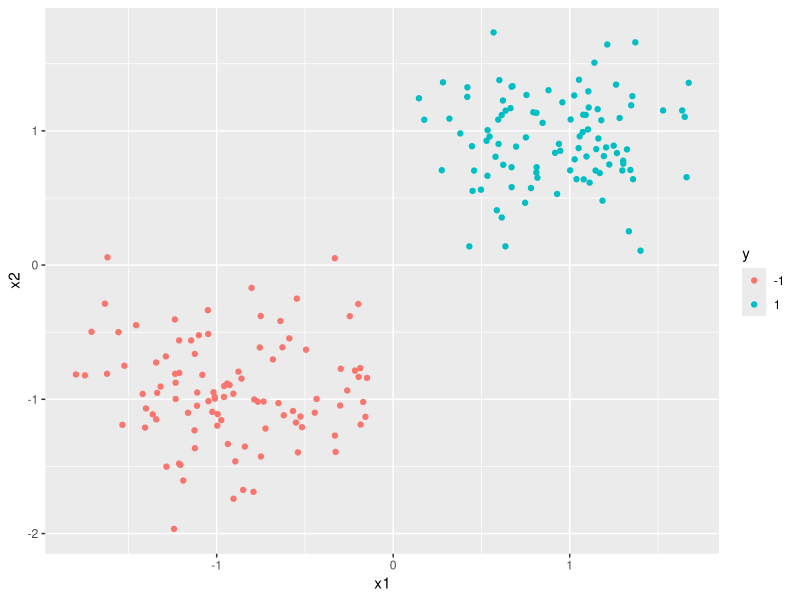
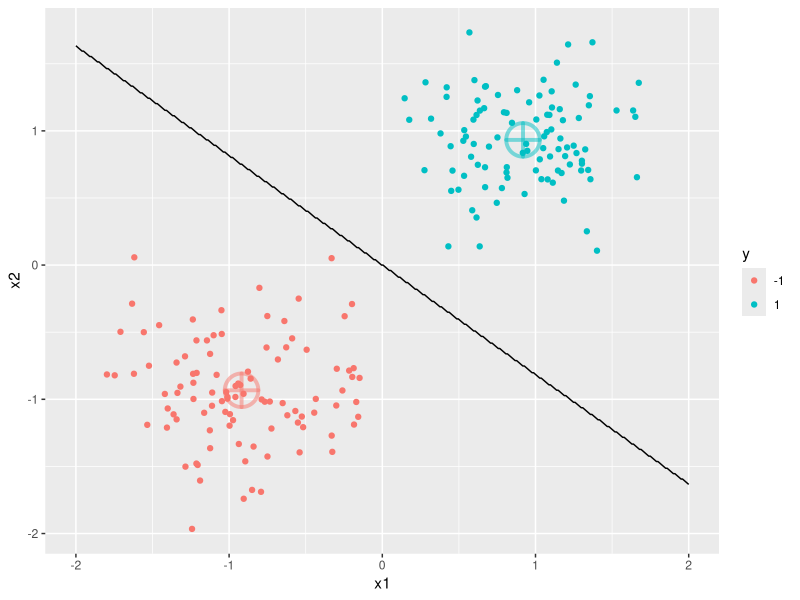

Write R code to recreate these figures, in order. (Note: this script raises an error after producing the figures.)
## ---- chunk 1
knitr::opts_chunk$set(fig.width=6, cache=TRUE)
## ---- chunk 2
set.seed(2)
n <- 100
x1 <- c(rnorm(n),rnorm(n,5))
x2 <- c(rnorm(n),rnorm(n,5))
x1 <- scale(x1)
x2 <- scale(x2)
y <- factor(rep(c(-1,1),each=n))
dat <- data.frame(y,x1,x2)
library(ggplot2)
ggplot(dat, aes(x1,x2,col=y)) + geom_point()
## ---- chunk 3
library(caret)
x <- data.frame(x1,x2)
lfit <- train(x, y, method="lda")
coefs <- lfit$finalModel$scaling
means <- data.frame(lfit$finalModel$means, y=factor(c(-1,1)))
s <- seq(from=-2,to=2,length=400)
grid <- expand.grid(x1=s,x2=s)
grid$y <- as.numeric(predict(lfit, newdata=grid))
ggplot(dat, aes(x1,x2,col=y)) + geom_point() +
  geom_point(data=means,shape=10,size=10,stroke=2,alpha=.5,show.legend=FALSE) +
  geom_contour(data=grid, aes(x1,x2,z=y), breaks=1.5, col="black")
## ---- chunk 4
fit <- train(x, y, method="svmLinear", tuneGrid=data.frame(C=100))
alpha <- fit$finalModel@alpha[[1]]
sv <- as.data.frame(x[fit$finalModel@SVindex,]) # the "support vectors"
sv.y <- 2 * (as.numeric(y[fit$finalModel@SVindex]) - 1.5)
w <- colSums(alpha * sv.y * as.matrix(sv))
b <- fit$finalModel@b
grid <- expand.grid(x1=s,x2=s)
grid$y.cont <- (as.matrix(grid[,1:2]) %*% w - b)[,1]
ggplot(dat, aes(x1,x2,col=y)) + geom_point() + 
  geom_point(data=sv, col="black", size=5, shape=21) +
  geom_contour(data=grid, aes(x1,x2,z=y.cont), breaks=c(-1,0,1), col="black")
## ---- chunk 5
rfit <- train(x, y, method="svmRadial")
rsv <- as.data.frame(x[rfit$finalModel@SVindex,])
grid <- expand.grid(x1=s,x2=s)
grid$y <- predict(rfit, newdata=grid)
grid$yy <- 2*(as.numeric(grid$y) - 1.5)
ggplot(dat, aes(x1,x2,col=y)) + geom_point() + 
  geom_point(data=rsv, col="black", size=5, shape=21) +
  geom_contour(data=grid, aes(x1,x2,z=yy), breaks=0, col="black") +
  geom_raster(data=grid, aes(x1,x2,fill=y), alpha=.2)
## ---- chunk 6
library(quadprog)
# min_w,b wT w s.t. y_i (w x_i - b) >= 1
# quadprog gives:
# min_b 1/2 bT D b s.t. AT b >= b0
yy <- 2 * (as.numeric(y) - 1.5) # {-1,1}
n <- length(y)
p <- ncol(x)
D <- matrix(0, nrow=p+1, ncol=p+1)
diag(D) <- 1
D[p+1,p+1] <- 1e-6
d <- numeric(p+1)
AT <- cbind(as.matrix(x), rep(-1, n))
A <- t(AT * yy)
b0 <- rep(1, n)
wb <- solve.QP(D,d,A,b0)
## ---- chunk 7
w <- wb$solution[1:p]
b <- wb$solution[p+1]
ggplot(dat, aes(x1,x2,col=y)) + geom_point() +
  geom_abline(intercept=(b+1)/w[2],slope=-w[1]/w[2],alpha=.2,linetype=2) +
  geom_abline(intercept=(b-1)/w[2],slope=-w[1]/w[2],alpha=.2,linetype=2) +
  geom_abline(intercept=b/w[2],slope=-w[1]/w[2],linetype=3)
## ---- chunk 8
fit <- train(x, y, method="svmLinear")
fit$results
alpha <- fit$finalModel@alpha[[1]]
sv <- as.data.frame(x[fit$finalModel@SVindex,]) # the "support vectors"
sv.y <- 2 * (as.numeric(y[fit$finalModel@SVindex]) - 1.5)
w <- colSums(alpha * sv.y * as.matrix(sv))
b <- fit$finalModel@b
grid <- expand.grid(x1=s,x2=s)
grid$y.cont <- (as.matrix(grid[,1:2]) %*% w - b)[,1]
ggplot(dat, aes(x1,x2,col=y)) + geom_point() + 
  geom_point(data=sv, col="black", size=5, shape=21) +
  geom_contour(data=grid, aes(x1,x2,z=y.cont), breaks=c(-1,0,1), col="black")
